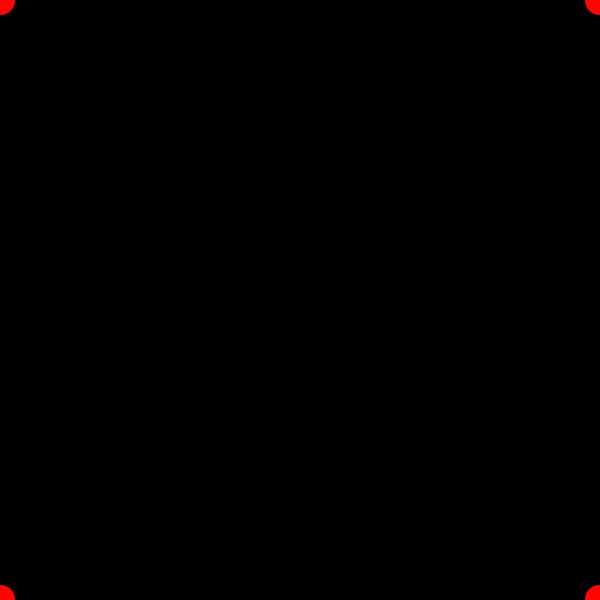
Frame 1 (no input)
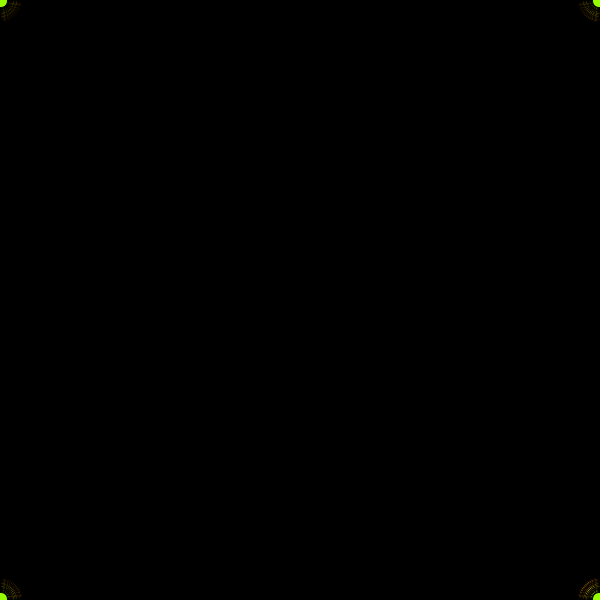
Frame 60 (the mouse pressed at the canvas centre just before this capture)
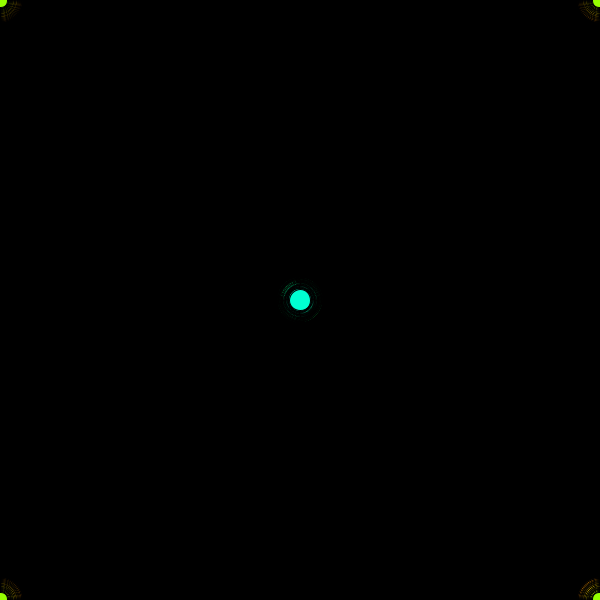
Frame 120 (the mouse held since frame 60 and released just before this capture)

The Processing sketch that drew these frames (run headless with seeded random() and noise(); from frame 60 on, the mouse is pressed at the canvas centre):

// Processing sketch: kalejdoskop
// ── kalejdoskop.pde
void setup() {
  size(600, 600);
  reset();
}

void reset() {
  smooth();
  background(0);
  colorMode(HSB);
}

void mouseClicked() {
  reset();
}

void draw() {
  //magisk beregning af diameter
  float d = 15 * (2+sin(5*frameCount/frameRate));
  //vælg farve
  fill((frameCount%255), 255, 255);
  //tegn 4 cirkler
  ellipse(mouseX, mouseY, d, d);
  ellipse(width - mouseX, mouseY, d, d);
  ellipse(mouseX, height - mouseY, d, d);
  ellipse(width - mouseX, height - mouseY, d, d);
}
